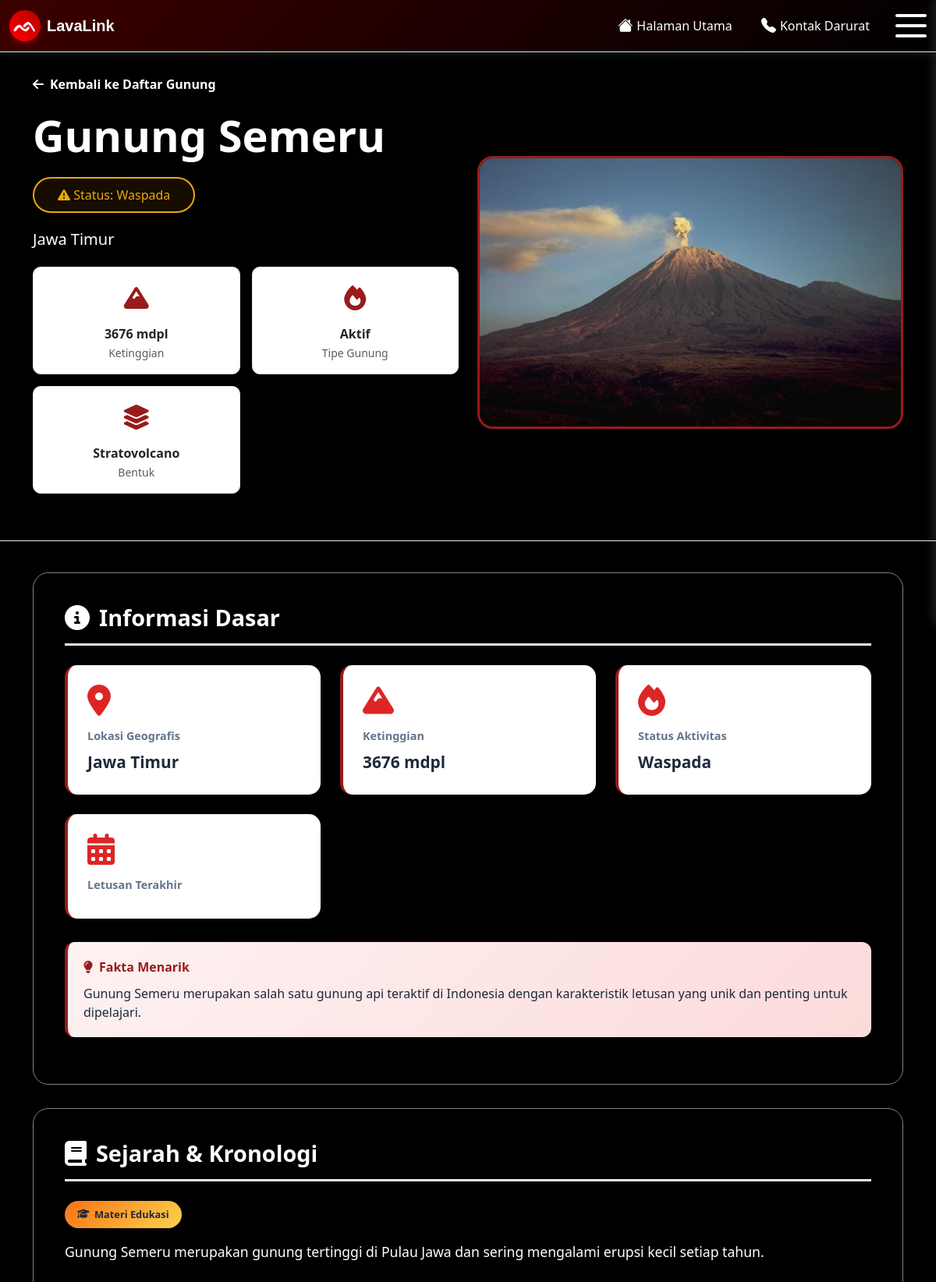
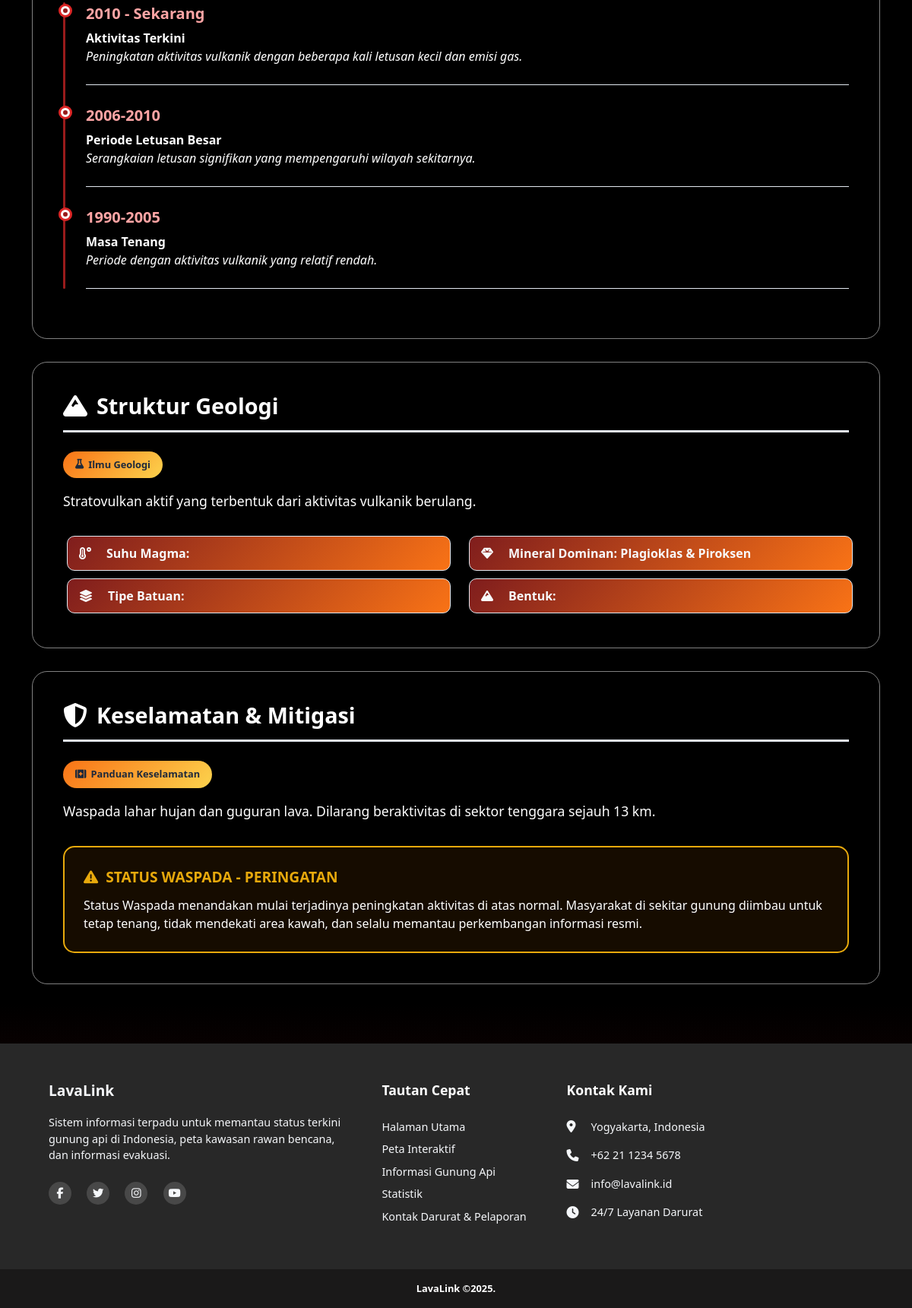
Screenshot of /detail_gunung.php?id=2 with the database file from the repository (2 pictures, top to bottom).
### tables this page shows
CREATE TABLE `data_gunung` (
  `id` int(11) NOT NULL,
  `nama_gunung` varchar(100) DEFAULT NULL,
  `lokasi` varchar(100) DEFAULT NULL,
  `lat` decimal(10,6) DEFAULT NULL,
  `lon` decimal(10,6) DEFAULT NULL,
  `ketinggian` int(11) DEFAULT NULL,
  `sejarah` text DEFAULT NULL,
  `geologi` text DEFAULT NULL,
  `status` varchar(20) DEFAULT NULL,
  `rekomendasi` text DEFAULT NULL,
  `jalur_evakuasi` text DEFAULT NULL,
  `zona_merah` text DEFAULT NULL,
  `zona_kuning` text DEFAULT NULL,
  `zona_hijau` text DEFAULT NULL,
  `titik_kumpul` text DEFAULT NULL,
  `gambar` varchar(255) DEFAULT NULL,
  `tipe_gunung` varchar(50) DEFAULT NULL,
  `bentuk_gunung` varchar(50) DEFAULT NULL,
  `letusan_terakhir` varchar(100) DEFAULT NULL,
  `suhu_magma` varchar(100) DEFAULT NULL,
  `tipe_batuan` varchar(100) DEFAULT NULL,
  `mineral_dominan` varchar(100) DEFAULT NULL,
  `created_at` timestamp NOT NULL DEFAULT current_timestamp(),
  `update_at` timestamp NOT NULL DEFAULT current_timestamp() ON UPDATE current_timestamp()
);

### detail_gunung.php (the view, shortened to what this page needs)
<?php
include 'koneksi.php';
$id = $_GET['id'] ?? null;
$query = "SELECT * FROM data_gunung WHERE id = ?";
$stmt = mysqli_prepare($conn, $query);
mysqli_stmt_bind_param($stmt, "i", $id);
mysqli_stmt_execute($stmt);
$result = mysqli_stmt_get_result($stmt);
$gunung = mysqli_fetch_assoc($result);
$status_class = 'tag-normal';
$status_icon = 'fas fa-check-circle';
$status_text = 'Normal';
$status_color = '#059669';
$status_bg = 'rgba(5, 150, 105, 0.1)';
if (strpos(strtolower($gunung['status']), 'waspada') !== false) {
    $status_class = 'tag-waspada';
    $status_icon = 'fas fa-exclamation-triangle';
    $status_text = 'Waspada';
    $status_color = '#e7a90cff';
    $status_bg = 'rgba(217, 119, 6, 0.1)';
} elseif (strpos(strtolower($gunung['status']), 'siaga') !== false) {
    $status_class = 'tag-siaga';
    $status_icon = 'fas fa-fire';
    $status_text = 'Siaga';
    $status_color = '#dc6c26ff';
    $status_bg = 'rgba(220, 38, 38, 0.1)';
} elseif (strpos(strtolower($gunung['status']), 'awas') !== false) {
    $status_class = 'tag-awas';
    $status_icon = 'fas fa-fire';
    $status_text = 'Awas';
    $status_color = '#b82121ff';
    $status_bg = 'rgba(220, 38, 38, 0.1)';
}
?>
<!DOCTYPE html>
<html lang="id">
<head>
    <link rel="stylesheet" href="https://cdnjs.cloudflare.com/ajax/libs/font-awesome/6.4.0/css/all.min.css">
    <link rel="stylesheet" href="styles_css/detail_gunung.css">
</head>
<body style="background-color: black;">
    <header>
    </header>
    <section class="detail-hero">
        <div class="container">
            <div class="row align-items-center">
                <div class="col-lg-6">
                    <a href="info_gunung.php" class="btn-back" style="color: white;">
                        <i class="fas fa-arrow-left"></i>Kembali ke Daftar Gunung
                    </a>
                    <h1 class="display-4 fw-bold mb-3" style="color: white; padding-bottom: 15px"><?php echo $gunung['nama_gunung']; ?></h1>
                    <span class="alert" style="
                        background: <?php echo $status_bg; ?>;
                        color: <?php echo $status_color; ?>;
                        border: 2px solid <?php echo $status_color ?>; padding: 10px 30px; border-radius: 100px;
                    ">
                        <i class="<?php echo $status_icon; ?>"></i> Status: <?php echo $gunung['status']; ?>
                    </span>
                    <p style="color: white; font-size: 20px;"><br><?php echo $gunung['lokasi']; ?></p>
                    <div class="volcano-features">
                        <div class="feature-item">
                            <div class="feature-icon">
                                <i class="fas fa-mountain"></i>
                            </div>
                            <div class="fw-bold"><?php echo $gunung['ketinggian']; ?> mdpl</div>
                            <small class="text-muted">Ketinggian</small>
                        </div>
                        <div class="feature-item">
                            <div class="feature-icon">
                                <i class="fas fa-fire"></i>
                            </div>
                            <div class="fw-bold">Aktif</div>
                            <small class="text-muted">Tipe Gunung</small>
                        </div>
                        <div class="feature-item">
                            <div class="feature-icon">
                                <i class="fas fa-layer-group"></i>
                            </div>
                            <div class="fw-bold">Stratovolcano</div>
                            <small class="text-muted">Bentuk</small>
                        </div>
                    </div>
                </div>
                <div class="col-lg-6">
                    <img src="image/<?php echo $gunung['gambar']; ?>" class="volcano-image" alt="<?php echo $gunung['nama_gunung']; ?>" onerror="this.onerror=null; this.src='https://placehold.co/600x350/7f1d1d/ffffff?text=GUNUNG+API'">
                </div>
            </div>
        </div>
    </section>
    <div class="container">
        <section>
            <div class="content-section">
                <h2 class="section-title">
                    <i class="fas fa-info-circle"></i>Informasi Dasar
                </h2>
                <div class="info-grid">
                    <div class="info-card">
                        <i class="fas fa-map-marker-alt"></i>
                        <div class="info-label">Lokasi Geografis</div>
                        <div class="info-value"><?php echo $gunung['lokasi']; ?></div>
                    </div>
                    <div class="info-card">
                        <i class="fas fa-mountain"></i>
                        <div class="info-label">Ketinggian</div>
                        <div class="info-value"><?php echo $gunung['ketinggian']; ?> mdpl</div>
                    </div>
                    <div class="info-card">
                        <i class="fas fa-fire"></i>
                        <div class="info-label">Status Aktivitas</div>
                        <div class="info-value"><?php echo $gunung['status']; ?></div>
                    </div>
                    <div class="info-card">
                        <i class="fas fa-calendar-alt"></i>
                        <div class="info-label">Letusan Terakhir</div>
                    </div>
                </div>
                <div class="fact-box">
                    <div class="fact-title">
                        <i class="fas fa-lightbulb"></i>
                        Fakta Menarik
                    </div>
                    <p class="mb-0"><?php echo $gunung['nama_gunung']; ?> merupakan salah satu gunung api teraktif di Indonesia dengan karakteristik letusan yang unik dan penting untuk dipelajari.</p>
                </div>
            </div>
        </section>
        <section>
            <div class="content-section">
                <h2 class="section-title">
                    <i class="fas fa-book"></i>Sejarah & Kronologi
                </h2>
                <span class="edu-badge">
                    <i class="fas fa-graduation-cap"></i>Materi Edukasi
                </span>
                <div class="text-content">
                    <?php echo nl2br($gunung['sejarah']); ?>
                </div>
                <div class="timeline">
                    <div class="timeline-item">
                        <div class="timeline-date">2010 - Sekarang</div>
                        <div class="fw-bold">Aktivitas Terkini</div>
                        <p class="mb-0"><i>Peningkatan aktivitas vulkanik dengan beberapa kali letusan kecil dan emisi gas.</i></p>
                    </div>
                    <div class="timeline-item">
                        <div class="timeline-date">2006-2010</div>
                        <div class="fw-bold">Periode Letusan Besar</div>
                        <p class="mb-0"><i>Serangkaian letusan signifikan yang mempengaruhi wilayah sekitarnya.</i></p>
                    </div>
                    <div class="timeline-item">
                        <div class="timeline-date">1990-2005</div>
                        <div class="fw-bold">Masa Tenang</div>
                        <p class="mb-0"><i>Periode dengan aktivitas vulkanik yang relatif rendah.</i></p>
                    </div>
                </div>
            </div>
        </section>
        <section>
            <div class="content-section">
                <h2 class="section-title">
                    <i class="fas fa-mountain"></i>Struktur Geologi
                </h2>
                <span class="edu-badge">
                    <i class="fas fa-flask"></i>Ilmu Geologi
                </span>
                <div class="text-content">
                    <?php echo nl2br($gunung['geologi']); ?>
                </div>
                <div class="row mt-4">
                    <div class="col-md-6">
                        <div class="stat-badge">
                            <i class="fas fa-temperature-high"></i>
                            Suhu Magma: <?php echo ($gunung['suhu_magma']); ?>
                        </div>
                        <div class="stat-badge">
                            <i class="fas fa-layer-group"></i>
                            Tipe Batuan: <?php echo ($gunung['tipe_batuan']); ?>
                        </div>
                    </div>
                    <div class="col-md-6">
                        <div class="stat-badge">
                            <i class="fas fa-gem"></i>
                            Mineral Dominan: <?php echo ($gunung['mineral_dominan']); ?>
                        </div>
                        <div class="stat-badge">
                            <i class="fas fa-mountain"></i>
                            Bentuk: <?php echo ($gunung['bentuk_gunung']); ?>
                        </div>
                    </div>
                </div>
            </div>
        </section>
        <section>
            <div class="content-section">
                <h2 class="section-title">
                    <i class="fas fa-shield-alt"></i>Keselamatan & Mitigasi
                </h2>
                <span class="edu-badge">
                    <i class="fas fa-first-aid"></i>Panduan Keselamatan
                </span>
                <div class="text-content">
                    <?php echo nl2br($gunung['rekomendasi']); ?>
                </div>
                <div class="alert-box" style="
                    background: <?php echo $status_bg; ?>;
                    border: 2px solid <?php echo $status_color; ?>;
                ">
                    <div class="alert-title" style="color: <?php echo $status_color; ?>;">
                        <i class="<?php echo $status_icon; ?>"></i>
                        STATUS <?php echo strtoupper($status_text); ?> - PERINGATAN
                    </div>
                    <p class="mb-0" style="color:white">
                        <?php if ($status_class == 'tag-siaga'): ?>
                            Status Siaga menunjukkan adanya peningkatan aktivitas vulkanik yang nyata. Masyarakat di wilayah terdampak harus meningkatkan kewaspadaan, berada di luar radius bahaya yang ditetapkan, dan mengikuti instruksi evakuasi dari pemerintah daerah.
                        <?php elseif ($status_class == 'tag-waspada'): ?>
                            Status Waspada menandakan mulai terjadinya peningkatan aktivitas di atas normal. Masyarakat di sekitar gunung diimbau untuk tetap tenang, tidak mendekati area kawah, dan selalu memantau perkembangan informasi resmi.
                        <?php elseif ($status_class == 'tag-awas'): ?>
                            Status Awas adalah tingkat peringatan tertinggi dan mengindikasikan bahwa letusan besar kemungkinan akan terjadi dalam waktu dekat. Seluruh masyarakat di area rawan bencana (KRB) wajib segera mengevakuasi diri ke lokasi aman.
                        <?php else: ?>
                            Status Normal menunjukkan tidak ada perubahan aktivitas yang signifikan. Meskipun demikian, masyarakat dan pengunjung tetap dilarang mendekati kawah/puncak untuk menghindari bahaya gas beracun.
                        <?php endif; ?>
                    </p>
                </div>
            </div>
        </section>
    </div>
    <footer>
    </footer>
</body>
</html>

### styles_css/navbar.css (style rules this page uses)
#custom-navbar { background: linear-gradient(135deg, #3b0000ff 0%, #000000ff 100%); box-shadow: 0 2px 10px rgba(255, 255, 255, 0.1); border-bottom: 1px solid #dee2e6; transition: all 0.3s ease; animation: navbarFadeIn 0.8s ease-out; position: fixed; top: 0px; z-index: 9999; }
.navbar-brand { font-family: 'Arial', sans-serif; color: #574949ff; transition: transform 0.3s ease; }
.logo-sb { background: linear-gradient(45deg, #ff0000ff, #b30000ff); color: white; font-weight: bold; font-size: 1.5rem; width: 40px; height: 40px; display: flex; align-items: center; justify-content: center; border-radius: 50%; box-shadow: 0 4px 8px rgba(255, 0, 0, 0.3); transition: all 0.3s ease; }
.icon-btn-custom { display: inline-flex; align-items: center; justify-content: center; padding: 8px 12px; margin: 0 5px; color: #ffffffff; background: transparent; border: none; border-radius: 8px; transition: all 0.3s ease; position: relative; overflow: hidden; animation: fadeInUp 0.6s ease-out; }
.icon-btn-custom::before { content: ''; position: absolute; top: 0; left: -100%; width: 100%; height: 100%; background: linear-gradient(90deg, transparent, rgba(255, 0, 0, 0.2), transparent); transition: left 0.5s ease; }
.icon-btn-custom i { font-size: 1.2rem; margin-right: 5px; }
.icon-btn-custom span { font-weight: 500; }
#burgermenu { cursor: pointer; width: 40px; height: 30px; display: flex; flex-direction: column; justify-content: space-between; z-index: 110; background-color: black; }
.line { transition: 500ms; width: 100%; height: 4px; background-color: #ffffffff; border-radius: 1rem; }

### styles_css/footer.css (style rules this page uses)
body { display: flex; flex-direction: column; overflow-x: hidden; background: #F5F7FA; min-height: 100vh; margin: 0; }
.footer { z-index: 1; --footer-background: #282828ff; --text-color: #F5F7FA; display: grid; position: relative; grid-area: footer; min-height: 12rem; }
.footer .content { z-index: 2; display: grid; grid-template-columns: 2fr 1fr 2fr; grid-gap: 3rem; padding: 3rem 4rem; background: var(--footer-background); color: var(--text-color); }
.footer .content a, .footer .content p, .footer .content span, .footer .content i { color: var(--text-color); text-decoration: none; font-size: 0.9rem; }
.footer .content b { color: white; font-size: 1.1rem; font-weight: 700; margin-bottom: 1.5rem; display: block; }
.footer .content .col-1-brand .brand-info { display: flex; align-items: center; margin-bottom: 1rem; }
.footer .content .col-1-brand .logo-text { font-size: 1.2rem; font-weight: bold; margin-right: 0.5rem; }
.footer .content .col-1-brand > p { line-height: 1.5; margin-bottom: 1.5rem; }
.footer .content .col-1-brand .social-icons a { font-size: 1.2rem; margin-right: 1rem; transition: all 0.3s; width: 30px; height: 30px; background: rgba(255, 255, 255, 0.15); border-radius: 50%; display: inline-flex; justify-content: center; align-items: center; }
.footer .content .col-2-links { display: flex; flex-direction: column; }
.footer .content .col-2-links a { margin-bottom: 0.5rem; transition: padding-left 0.2s; }
.footer .content .col-3-contact .contact-item { display: flex; align-items: center; margin-bottom: 1rem; }
.footer .content .col-3-contact .contact-item i { margin-right: 0.75rem; font-size: 1rem; width: 20px; }
.footer .copyright { padding: 1rem 4rem; background: #1a1919ff; text-align: center; }
.footer .copyright p { color: white; margin: 0; font-size: 0.8rem; }

### rows the page displays
data_gunung: nama_gunung "Gunung Semeru", status "Waspada", lokasi "Jawa Timur", ketinggian "3676", gambar (picture), sejarah "Gunung Semeru merupakan gunung tertinggi di Pulau Jawa dan sering mengalami erupsi kecil setiap tahun.", geologi "Stratovulkan aktif yang terbentuk dari aktivitas vulkanik berulang.", mineral_dominan "Plagioklas & Piroksen", rekomendasi "Waspada lahar hujan dan guguran lava. Dilarang beraktivitas di sektor tenggara sejauh 13 km.", status "WASPADA"
